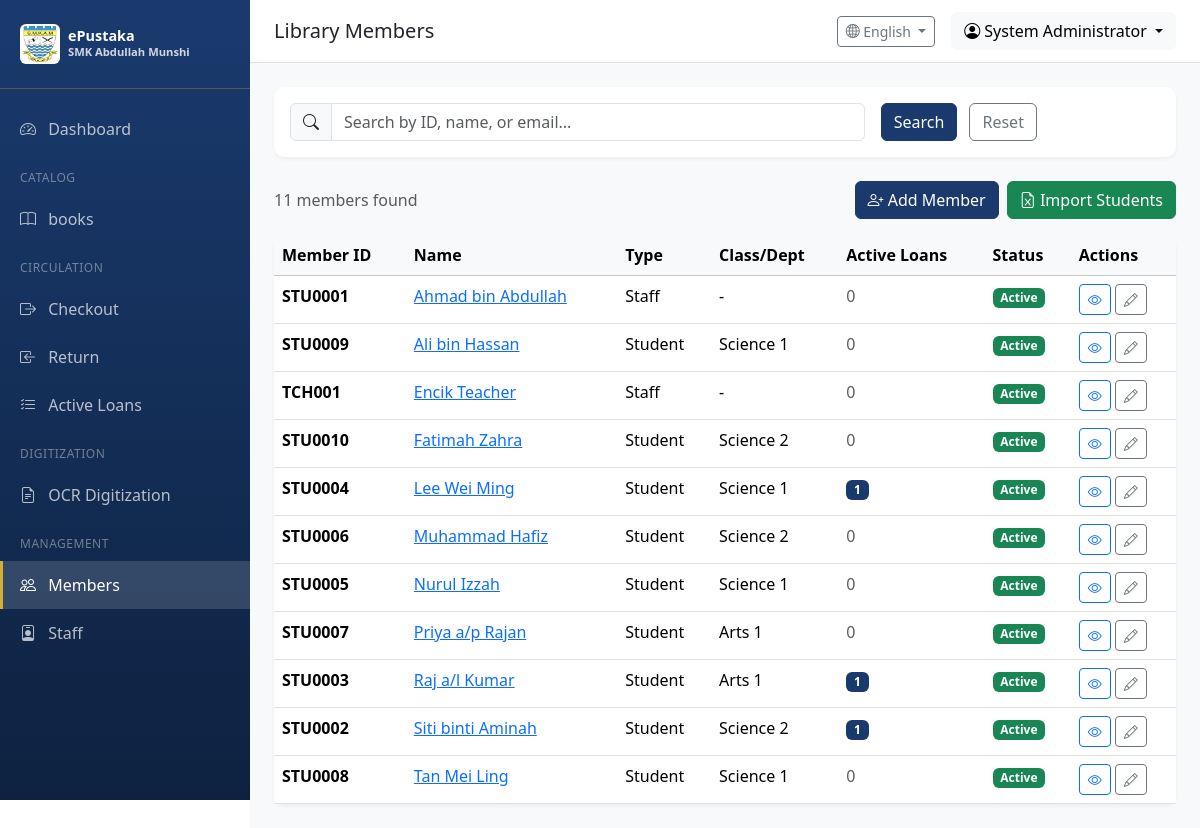
/users/members (signed in), run on the app's committed database.
### app/models/user.py (models this page shows, shortened)
class User(UserMixin, db.Model):
    __tablename__ = 'users'
    id = db.Column(db.Integer, primary_key=True)
    username = db.Column(db.String(64), unique=True, nullable=False, index=True)
    email = db.Column(db.String(120), unique=True, nullable=False, index=True)
    password_hash = db.Column(db.String(256), nullable=False)
    full_name = db.Column(db.String(128))
    is_active = db.Column(db.Boolean, default=True)
    role_id = db.Column(db.Integer, db.ForeignKey('roles.id'))
    created_at = db.Column(db.DateTime, default=datetime.utcnow)
    updated_at = db.Column(db.DateTime, default=datetime.utcnow, onupdate=datetime.utcnow)
    last_login = db.Column(db.DateTime)
    def can(self, perm):
        return self.role is not None and self.role.has_permission(perm)

### app/models/member.py (models this page shows, shortened)
class Member(UserMixin, db.Model):
    __tablename__ = 'members'
    id = db.Column(db.Integer, primary_key=True)
    member_id = db.Column(db.String(32), unique=True, nullable=False, index=True)  # Auto-generated, e.g., STU0001
    full_name = db.Column(db.String(128), nullable=False)
    email = db.Column(db.String(120), index=True)
    phone = db.Column(db.String(20))
    password_hash = db.Column(db.String(256))  # Password for member login
    member_type = db.Column(db.String(32), default='Student')  # Student, Staff, External
    form_level = db.Column(db.Integer, default=1)  # 1-5 for Forms 1-5, 6 for Graduated
    class_group = db.Column(db.String(64))  # e.g., "Science 1", "Arts 2"
    student_year = db.Column(db.Integer)  # Academic year (e.g., 2024-2025)
    total_books_read = db.Column(db.Integer, default=0)  # For NILAM leaderboard
    is_active = db.Column(db.Boolean, default=True)
    mark_for_deletion = db.Column(db.Boolean, default=False)  # Flag for admin deletion
    graduation_date = db.Column(db.DateTime)  # When student graduated
    last_login = db.Column(db.DateTime)  # Track active students by login
    notes = db.Column(db.Text)
    created_at = db.Column(db.DateTime, default=datetime.utcnow)
    updated_at = db.Column(db.DateTime, default=datetime.utcnow, onupdate=datetime.utcnow)
    loans = db.relationship('Loan', backref='member', lazy='dynamic')
    @property
    def active_loans_count(self):
        from app.models.circulation import Loan, LoanStatus
        return self.loans.filter(Loan.status == LoanStatus.ACTIVE.value).count()
    @property
    def overdue_loans_count(self):
        from app.models.circulation import Loan, LoanStatus
        return self.loans.filter(Loan.status == LoanStatus.OVERDUE.value).count()

### app/routes/users.py (the view, shortened to what this page needs)
@users_bp.route('/members')
@login_required
@permission_required(Permission.MANAGE_MEMBERS)
def member_list():
    page = request.args.get('page', 1, type=int)
    query = Member.query
    search = request.args.get('search', '').strip()
    members = query.order_by(Member.full_name).paginate(page=page, per_page=20)
    return render_template('users/member_list.html', members=members, search=search)

### app/templates/users/member_list.html (shortened to what this page needs)
{% extends "base.html" %}
{% block page_title %}Library Members{% endblock %}
{% block content %}
<div class="card table-card mb-4">
    <div class="card-body">
        <form method="GET" class="row g-3">
            <div class="col-md-8">
                <div class="input-group">
                    <span class="input-group-text"><i class="bi bi-search"></i></span>
                    <input type="text" class="form-control" name="search" placeholder="Search by ID, name, or email..." value="{{ search }}">
                </div>
            </div>
            <div class="col-md-4">
                <button type="submit" class="btn btn-primary me-2">Search</button>
                <a href="{{ url_for('users.member_list') }}" class="btn btn-outline-secondary">Reset</a>
            </div>
        </form>
    </div>
</div>
<div class="d-flex justify-content-between align-items-center mb-3">
    <p class="text-muted mb-0">{{ members.total }} members found</p>
    <div class="gap-2 d-flex">
        <a href="{{ url_for('users.add_member') }}" class="btn btn-primary">
            <i class="bi bi-person-plus"></i> Add Member
        </a>
        <a href="{{ url_for('users.import_students') }}" class="btn btn-success">
            <i class="bi bi-file-earmark-excel"></i> Import Students
        </a>
    </div>
</div>
<div class="card table-card">
    <div class="card-body p-0">
        <div class="table-responsive">
            <table class="table table-hover mb-0">
                <thead class="table-light">
                    <tr>
                        <th>Member ID</th>
                        <th>Name</th>
                        <th>Type</th>
                        <th>Class/Dept</th>
                        <th>Active Loans</th>
                        <th>Status</th>
                        <th>Actions</th>
                    </tr>
                </thead>
                <tbody>
                    {% for member in members.items %}
                    <tr>
                        <td><strong>{{ member.member_id }}</strong></td>
                        <td>
                            <a href="{{ url_for('users.view_member', member_id=member.id) }}">{{ member.full_name }}</a>
                        </td>
                        <td>{{ member.member_type }}</td>
                        <td>{{ member.class_group or '-' }}</td>
                        <td>
                            {% if member.active_loans_count > 0 %}
                                <span class="badge bg-primary">{{ member.active_loans_count }}</span>
                            {% else %}
                                <span class="text-muted">0</span>
                            {% endif %}
                        </td>
                        <td>
                            {% if member.is_active %}
                                <span class="badge bg-success">Active</span>
                            {% else %}
                                <span class="badge bg-secondary">Inactive</span>
                            {% endif %}
                        </td>
                        <td>
                            <a href="{{ url_for('users.view_member', member_id=member.id) }}" class="btn btn-sm btn-outline-primary">
                                <i class="bi bi-eye"></i>
                            </a>
                            <a href="{{ url_for('users.edit_member', member_id=member.id) }}" class="btn btn-sm btn-outline-secondary">
                                <i class="bi bi-pencil"></i>
                            </a>
                        </td>
                    </tr>
                    {% else %}
                    <tr>
                        <td colspan="7" class="text-center text-muted py-4">No members found</td>
                    </tr>
                    {% endfor %}
                </tbody>
            </table>
        </div>
    </div>
</div>
{% endblock %}

### app/templates/base.html (shortened to what this page needs)
<!DOCTYPE html>
<html lang="en">
<head>
    <link href="https://cdn.jsdelivr.net/npm/bootstrap@5.3.2/dist/css/bootstrap.min.css" rel="stylesheet">
    <link href="https://cdn.jsdelivr.net/npm/bootstrap-icons@1.11.1/font/bootstrap-icons.css" rel="stylesheet">
</head>
<body>
    {% if current_user.is_authenticated %}
    <nav class="sidebar">
        <div class="sidebar-brand">
            <div class="d-flex align-items-center">
                <img src="{{ url_for('static', filename='images/Lencana_Sekolah_Menengah_Kebangsaan_Abdullah_Munshi.jpg') }}"
                     alt="SMK Abdullah Munshi"
                     class="me-2 rounded"
                     style="width: 40px; height: 40px; object-fit: contain; background: white; padding: 2px;">
                <div>
                    <div style="font-size: 0.9rem; line-height: 1.2;">ePustaka</div>
                    <div style="font-size: 0.7rem; opacity: 0.8;">SMK Abdullah Munshi</div>
                </div>
            </div>
        </div>
        <ul class="nav flex-column">
            {% set is_member = current_user.__class__.__name__ == 'Member' %}
            {% if is_member %}
                {% set is_staff = current_user.member_type in ['Staff', 'Student Assistant', 'Librarian', 'Teacher'] %}
            {% else %}
                {% set is_staff = current_user.role and current_user.role.name != 'Student' %}
            {% endif %}
            {% if is_member and not is_staff %}
            <li class="sidebar-section">{{ t('student_portal') }}</li>
            <li class="nav-item">
                <a class="nav-link {% if request.endpoint == 'student.index' %}active{% endif %}" href="{{ url_for('student.index') }}">
                    <i class="bi bi-house"></i> {{ t('home') }}
                </a>
            </li>
            <li class="nav-item">
                <a class="nav-link {% if request.endpoint == 'student.search_books' %}active{% endif %}" href="{{ url_for('student.search_books') }}">
                    <i class="bi bi-search"></i> {{ t('search_books') }}
                </a>
            </li>
            <li class="nav-item">
                <a class="nav-link {% if request.endpoint == 'student.my_loans' %}active{% endif %}" href="{{ url_for('student.my_loans') }}">
                    <i class="bi bi-journal-bookmark"></i> {{ t('my_loans') }}
                </a>
            </li>
            <li class="nav-item">
                <a class="nav-link {% if request.endpoint == 'student.leaderboard' %}active{% endif %}" href="{{ url_for('student.leaderboard') }}">
                    <i class="bi bi-trophy"></i> {{ t('leaderboard') }}
                </a>
            </li>
            {% elif is_staff %}
            <li class="nav-item">
                <a class="nav-link {% if request.endpoint == 'main.dashboard' %}active{% endif %}" href="{{ url_for('main.dashboard') }}">
                    <i class="bi bi-speedometer2"></i> {{ t('dashboard') }}
                </a>
            </li>
            {% if current_user.can(1) or current_user.can(2) %}
            <li class="sidebar-section">{{ t('catalog') }}</li>
            <li class="nav-item">
                <a class="nav-link {% if 'catalog' in request.endpoint %}active{% endif %}" href="{{ url_for('catalog.index') }}">
                    <i class="bi bi-book"></i> {{ t('books') }}
                </a>
            </li>
            <li class="sidebar-section">{{ t('circulation') }}</li>
            <li class="nav-item">
                <a class="nav-link {% if request.endpoint == 'circulation.checkout' %}active{% endif %}" href="{{ url_for('circulation.checkout') }}">
                    <i class="bi bi-box-arrow-right"></i> {{ t('checkout') }}
                </a>
            </li>
            <li class="nav-item">
                <a class="nav-link {% if request.endpoint == 'circulation.return_book' %}active{% endif %}" href="{{ url_for('circulation.return_book') }}">
                    <i class="bi bi-box-arrow-in-left"></i> {{ t('return') }}
                </a>
            </li>
            <li class="nav-item">
                <a class="nav-link {% if request.endpoint == 'circulation.active_loans' %}active{% endif %}" href="{{ url_for('circulation.active_loans') }}">
                    <i class="bi bi-list-check"></i> {{ t('active_loans') }}
                </a>
            </li>
            {% endif %}
            {% if current_user.can(512) %}
            <li class="sidebar-section">{{ t('digitization') }}</li>
            <li class="nav-item">
                <a class="nav-link {% if 'ocr' in request.endpoint %}active{% endif %}" href="{{ url_for('ocr.index') }}">
                    <i class="bi bi-file-earmark-text"></i> {{ t('ocr_digitization') }}
                </a>
            </li>
            {% endif %}
            {% if current_user.can(128) %}
            <li class="sidebar-section">{{ t('management') }}</li>
            <li class="nav-item">
                <a class="nav-link {% if request.endpoint == 'users.member_list' %}active{% endif %}" href="{{ url_for('users.member_list') }}">
                    <i class="bi bi-people"></i> {{ t('members') }}
                </a>
            </li>
            {% endif %}
            {% if current_user.can(256) %}
            <li class="nav-item">
                <a class="nav-link {% if request.endpoint == 'users.staff_list' %}active{% endif %}" href="{{ url_for('users.staff_list') }}">
                    <i class="bi bi-person-badge"></i> {{ t('staff') }}
                </a>
            </li>
            {% endif %}
            {% endif %}
        </ul>
    </nav>
    <div class="main-content">
        <nav class="top-navbar d-flex justify-content-between align-items-center">
            <div>
                <h5 class="mb-0">{% block page_title %}{{ t('dashboard') }}{% endblock %}</h5>
            </div>
            <div class="d-flex align-items-center gap-3">
                <div class="dropdown">
                    <button class="btn btn-outline-secondary btn-sm dropdown-toggle" type="button" data-bs-toggle="dropdown">
                        <i class="bi bi-globe2"></i> {{ languages.get(current_language, 'English') }}
                    </button>
                </div>
                <div class="dropdown">
                    <button class="btn btn-light dropdown-toggle" type="button" data-bs-toggle="dropdown">
                        <i class="bi bi-person-circle"></i> {{ current_user.full_name or current_user.username }}
                    </button>
                </div>
            </div>
        </nav>
        <div class="content-wrapper">
            {% block content %}{% endblock %}
        </div>
    </div>
    {% else %}
    {% block public_content %}{% endblock %}
    {% endif %}
</body>
</html>

### data on the page
User: full_name "System Administrator"
Member: member_id "STU0001", full_name "Ahmad bin Abdullah", member_type "Staff", class_group "-", is_active "Active"
Member: member_id "STU0009", full_name "Ali bin Hassan", member_type "Student", class_group "Science 1", is_active "Active"
Member: member_id "TCH001", full_name "Encik Teacher", member_type "Staff", class_group "-", is_active "Active"
Member: member_id "STU0010", full_name "Fatimah Zahra", member_type "Student", class_group "Science 2", is_active "Active"
Member: member_id "STU0004", full_name "Lee Wei Ming", member_type "Student", class_group "Science 1", active_loans_count "1", is_active "Active"
Member: member_id "STU0006", full_name "Muhammad Hafiz", member_type "Student", class_group "Science 2", is_active "Active"
Member: member_id "STU0005", full_name "Nurul Izzah", member_type "Student", class_group "Science 1", is_active "Active"
Member: member_id "STU0007", full_name "Priya a/p Rajan", member_type "Student", class_group "Arts 1", is_active "Active"
Member: member_id "STU0003", full_name "Raj a/l Kumar", member_type "Student", class_group "Arts 1", active_loans_count "1", is_active "Active"
Member: member_id "STU0002", full_name "Siti binti Aminah", member_type "Student", class_group "Science 2", active_loans_count "1", shows "Active"
Member: member_id "STU0008", full_name "Tan Mei Ling", member_type "Student", class_group "Science 1", is_active "Active"

### other printed values
{{ t('dashboard') }} "Dashboard"
{{ t('catalog') }} "CATALOG"
{{ t('books') }} "books"
{{ t('circulation') }} "CIRCULATION"
{{ t('checkout') }} "Checkout"
{{ t('return') }} "Return"
{{ t('active_loans') }} "Active Loans"
{{ t('digitization') }} "DIGITIZATION"
{{ t('ocr_digitization') }} "OCR Digitization"
{{ t('management') }} "MANAGEMENT"
{{ t('members') }} "Members"
{{ t('staff') }} "Staff"
{{ languages.get(current_language, 'English') }} "English"
{{ members.total }} "11"
